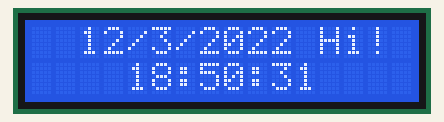
The sketch below on a simulated Arduino Uno, built with avr-gcc and run on an emulated ATmega328P. Shown: 16×2 character LCD. The local clock reads 2024-03-15 10:24:30 at power-on unless the sketch sets it.

Above: at 1.1 s.
At 5.1 s:
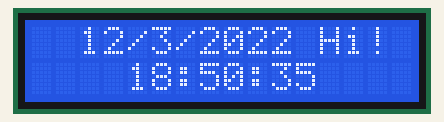
At 10.1 s:
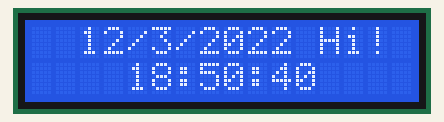
At 19.1 s:
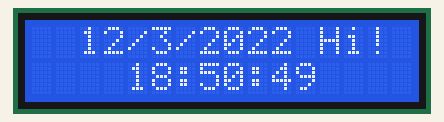
At 28.1 s:
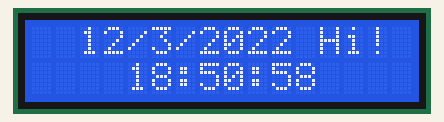
At 38.1 s:
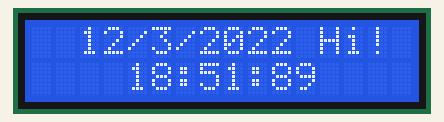

Measured:
- what the display in image 0 shows lasts 1.0 s, from 1.0 s to 2.0 s

The sketch:

LCD_TIME.ino
```cpp
#include <virtuabotixRTC.h>
virtuabotixRTC myRTC(A0, A1, A2);

#include <Wire.h>                             // библиотека для устройств I2C
#include <LiquidCrystal_I2C.h>       // подключаем библиотеку для дисплея
LiquidCrystal_I2C LCD(0x3F,16,2);  // присваиваем имя дисплею

void setup() {
   delay(300);
   LCD.init();
   LCD.backlight();  // включение подсветки дисплея
  // seconds, minutes, hours, day of the week, day of the month, month, year
   myRTC.setDS1302Time(30, 50, 18, 6, 12, 03, 2022);
}

void loop() {
   // если прошла 1 секунда выводим время на дисплей
   if (millis() % 1000 == 0) {
      myRTC.updateTime();
      LCD.setCursor(2,0);
      LCD.print(myRTC.dayofmonth);
      LCD.print("/");
      LCD.print(myRTC.month);
      LCD.print("/");
      LCD.print(myRTC.year);
      LCD.setCursor(12,0);
      LCD.print("Hi!");
      LCD.setCursor(4,1);
      LCD.print(myRTC.hours);
      LCD.print(":");
      LCD.print(myRTC.minutes);
      LCD.print(":");
      LCD.print(myRTC.seconds);

      delay(1);
   }
}
```
